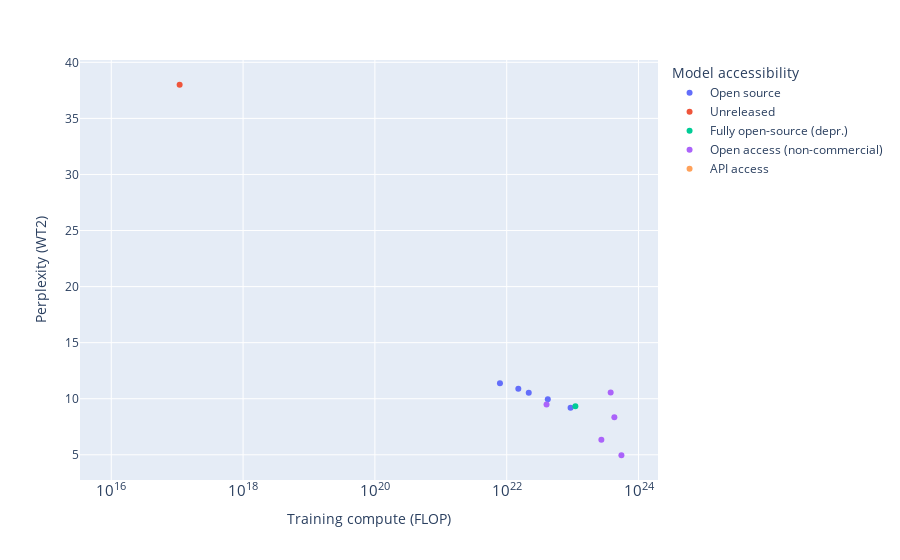

The notebook cell this image was saved under:
### Code cell
fig = px.scatter(
    filtered_benchmark_df,
    x='Training compute (FLOP)',
    y='Perplexity (WT2)',
    color='Model accessibility',
    # text=filtered_benchmark_df.index
)

# Log x-axis
fig.update_xaxes(type='log')

# Move text to top
fig.update_traces(textposition='middle left')

save_plot(fig, results_dir, 'WT2_vs_compute')

fig.show()

### Figure 1 — Plotly figure (JSON) as saved in the notebook; plotly's stock layout.template omitted (floating-point values rounded to 4 significant figures)
{"data": [{"hovertemplate": "Model accessibility=Open source<br>Training compute (FLOP)=%{x}<br>Perplexity (WT2)=%{y}<extra></extra>", "legendgroup": "Open source", "marker": {"color": "#636efa", "symbol": "circle"}, "mode": "markers", "name": "Open source", "orientation": "v", "showlegend": true, "textposition": "middle left", "type": "scatter", "x": [4.2e+22, 9.316e+22, 849000000000000000000, 7.9e+21, 2.16e+22, 1.5e+22], "xaxis": "x", "y": [9.96, 9.2, null, 11.39, 10.54, 10.88], "yaxis": "y"}, {"hovertemplate": "Model accessibility=Unreleased<br>Training compute (FLOP)=%{x}<br>Perplexity (WT2)=%{y}<extra></extra>", "legendgroup": "Unreleased", "marker": {"color": "#EF553B", "symbol": "circle"}, "mode": "markers", "name": "Unreleased", "orientation": "v", "showlegend": true, "textposition": "middle left", "type": "scatter", "x": [88400000000000000000, 11000000000000000000, 9.1e+21, 6.31e+23, null, 1.57e+22, 5.76e+23, 26500000000000000000, 10500000000000000, 109000000000000000], "xaxis": "x", "y": [null, null, null, null, null, null, null, null, null, 38], "yaxis": "y"}, {"hovertemplate": "Model accessibility=Fully open-source (depr.)<br>Training compute (FLOP)=%{x}<br>Perplexity (WT2)=%{y}<extra></extra>", "legendgroup": "Fully open-source (depr.)", "marker": {"color": "#00cc96", "symbol": "circle"}, "mode": "markers", "name": "Fully open-source (depr.)", "orientation": "v", "showlegend": true, "textposition": "middle left", "type": "scatter", "x": [null, null, null, null, null, null, 1.1e+23, null, null, null, null, null], "xaxis": "x", "y": [10.67, 16.41, 10.86, null, 10.13, 12.22, 9.34, 10.27, 19.85, 12.47, null, null], "yaxis": "y"}, {"hovertemplate": "Model accessibility=Open access (non-commercial)<br>Training compute (FLOP)=%{x}<br>Perplexity (WT2)=%{y}<extra></extra>", "legendgroup": "Open access (non-commercial)", "marker": {"color": "#ab63fa", "symbol": "circle"}, "mode": "markers", "name": "Open access (non-commercial)", "orientation": "v", "showlegend": true, "textposition": "middle left", "type": "scatter", "x": [2.73e+23, 5.5e+23, 3.778e+23, 4.02e+22, 4.3e+23], "xaxis": "x", "y": [6.35, 4.96, 10.55, 9.49, 8.35], "yaxis": "y"}, {"hovertemplate": "Model accessibility=API access<br>Training compute (FLOP)=%{x}<br>Perplexity (WT2)=%{y}<extra></extra>", "legendgroup": "API access", "marker": {"color": "#FFA15A", "symbol": "circle"}, "mode": "markers", "name": "API access", "orientation": "v", "showlegend": true, "textposition": "middle left", "type": "scatter", "x": [3.14e+23], "xaxis": "x", "y": [null], "yaxis": "y"}], "layout": {"legend": {"title": {"text": "Model accessibility"}, "tracegroupgap": 0}, "margin": {"t": 60}, "xaxis": {"anchor": "y", "domain": [0, 1], "title": {"text": "Training compute (FLOP)"}, "type": "log"}, "yaxis": {"anchor": "x", "domain": [0, 1], "title": {"text": "Perplexity (WT2)"}}}}
